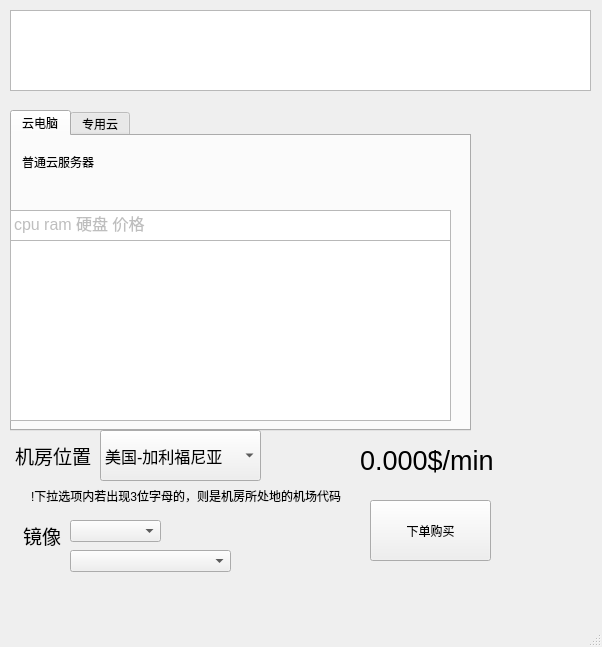
<?xml version="1.0" encoding="UTF-8"?>
<ui version="4.0">
 <class>PageBuy</class>
 <widget class="QMainWindow" name="PageBuy">
  <property name="geometry">
   <rect>
    <x>0</x>
    <y>0</y>
    <width>602</width>
    <height>647</height>
   </rect>
  </property>
  <property name="windowTitle">
   <string>Buy</string>
  </property>
  <widget class="QWidget" name="centralwidget">
   <property name="sizePolicy">
    <sizepolicy hsizetype="Fixed" vsizetype="Preferred">
     <horstretch>0</horstretch>
     <verstretch>0</verstretch>
    </sizepolicy>
   </property>
   <widget class="QTabWidget" name="vpslist">
    <property name="geometry">
     <rect>
      <x>10</x>
      <y>110</y>
      <width>461</width>
      <height>321</height>
     </rect>
    </property>
    <property name="currentIndex">
     <number>0</number>
    </property>
    <widget class="QWidget" name="tab1">
     <attribute name="title">
      <string>云电脑</string>
     </attribute>
     <widget class="QLabel" name="label_4">
      <property name="geometry">
       <rect>
        <x>10</x>
        <y>10</y>
        <width>141</width>
        <height>31</height>
       </rect>
      </property>
      <property name="text">
       <string>普通云服务器</string>
      </property>
     </widget>
    </widget>
    <widget class="QWidget" name="tab_2">
     <attribute name="title">
      <string>专用云</string>
     </attribute>
    </widget>
   </widget>
   <widget class="QPlainTextEdit" name="logEdit">
    <property name="geometry">
     <rect>
      <x>10</x>
      <y>10</y>
      <width>581</width>
      <height>81</height>
     </rect>
    </property>
   </widget>
   <widget class="QComboBox" name="Box_locations">
    <property name="geometry">
     <rect>
      <x>100</x>
      <y>430</y>
      <width>161</width>
      <height>51</height>
     </rect>
    </property>
    <property name="font">
     <font>
      <pointsize>12</pointsize>
     </font>
    </property>
    <property name="maxVisibleItems">
     <number>10</number>
    </property>
    <item>
     <property name="text">
      <string>美国-加利福尼亚</string>
     </property>
    </item>
   </widget>
   <widget class="QLabel" name="label">
    <property name="geometry">
     <rect>
      <x>360</x>
      <y>440</y>
      <width>171</width>
      <height>41</height>
     </rect>
    </property>
    <property name="font">
     <font>
      <pointsize>20</pointsize>
     </font>
    </property>
    <property name="text">
     <string>0.000$/min</string>
    </property>
   </widget>
   <widget class="QPushButton" name="pushButton">
    <property name="geometry">
     <rect>
      <x>370</x>
      <y>500</y>
      <width>121</width>
      <height>61</height>
     </rect>
    </property>
    <property name="text">
     <string>下单购买</string>
    </property>
   </widget>
   <widget class="QLabel" name="label_2">
    <property name="geometry">
     <rect>
      <x>10</x>
      <y>440</y>
      <width>81</width>
      <height>31</height>
     </rect>
    </property>
    <property name="font">
     <font>
      <pointsize>14</pointsize>
     </font>
    </property>
    <property name="text">
     <string>机房位置</string>
    </property>
    <property name="alignment">
     <set>Qt::AlignRight|Qt::AlignTrailing|Qt::AlignVCenter</set>
    </property>
   </widget>
   <widget class="QLabel" name="label_3">
    <property name="geometry">
     <rect>
      <x>20</x>
      <y>520</y>
      <width>41</width>
      <height>31</height>
     </rect>
    </property>
    <property name="font">
     <font>
      <pointsize>14</pointsize>
     </font>
    </property>
    <property name="text">
     <string>镜像</string>
    </property>
    <property name="alignment">
     <set>Qt::AlignRight|Qt::AlignTrailing|Qt::AlignVCenter</set>
    </property>
   </widget>
   <widget class="QComboBox" name="Box_OS1">
    <property name="geometry">
     <rect>
      <x>70</x>
      <y>520</y>
      <width>91</width>
      <height>22</height>
     </rect>
    </property>
   </widget>
   <widget class="QComboBox" name="Box_OS2">
    <property name="geometry">
     <rect>
      <x>70</x>
      <y>550</y>
      <width>161</width>
      <height>22</height>
     </rect>
    </property>
   </widget>
   <widget class="QListWidget" name="list0">
    <property name="geometry">
     <rect>
      <x>10</x>
      <y>210</y>
      <width>441</width>
      <height>31</height>
     </rect>
    </property>
    <property name="toolTipDuration">
     <number>1</number>
    </property>
    <property name="movement">
     <enum>QListView::Free</enum>
    </property>
    <property name="viewMode">
     <enum>QListView::ListMode</enum>
    </property>
    <property name="currentRow">
     <number>-1</number>
    </property>
    <item>
     <property name="text">
      <string>cpu ram 硬盘 价格</string>
     </property>
     <property name="font">
      <font>
       <pointsize>12</pointsize>
      </font>
     </property>
     <property name="flags">
      <set>ItemIsSelectable|ItemIsDragEnabled|ItemIsUserCheckable</set>
     </property>
    </item>
   </widget>
   <widget class="QListWidget" name="list_model">
    <property name="geometry">
     <rect>
      <x>10</x>
      <y>240</y>
      <width>441</width>
      <height>181</height>
     </rect>
    </property>
    <property name="toolTipDuration">
     <number>0</number>
    </property>
    <property name="showDropIndicator" stdset="0">
     <bool>false</bool>
    </property>
    <property name="dragDropMode">
     <enum>QAbstractItemView::DragOnly</enum>
    </property>
    <property name="defaultDropAction">
     <enum>Qt::ActionMask</enum>
    </property>
    <property name="movement">
     <enum>QListView::Free</enum>
    </property>
    <property name="viewMode">
     <enum>QListView::ListMode</enum>
    </property>
    <property name="currentRow">
     <number>-1</number>
    </property>
   </widget>
   <widget class="QLabel" name="label_5">
    <property name="geometry">
     <rect>
      <x>-10</x>
      <y>480</y>
      <width>351</width>
      <height>31</height>
     </rect>
    </property>
    <property name="font">
     <font>
      <pointsize>9</pointsize>
     </font>
    </property>
    <property name="text">
     <string>!下拉选项内若出现3位字母的，则是机房所处地的机场代码</string>
    </property>
    <property name="alignment">
     <set>Qt::AlignRight|Qt::AlignTrailing|Qt::AlignVCenter</set>
    </property>
   </widget>
  </widget>
  <widget class="QMenuBar" name="menubar">
   <property name="geometry">
    <rect>
     <x>0</x>
     <y>0</y>
     <width>602</width>
     <height>28</height>
    </rect>
   </property>
  </widget>
  <widget class="QStatusBar" name="statusbar"/>
 </widget>
 <resources/>
 <connections/>
</ui>
